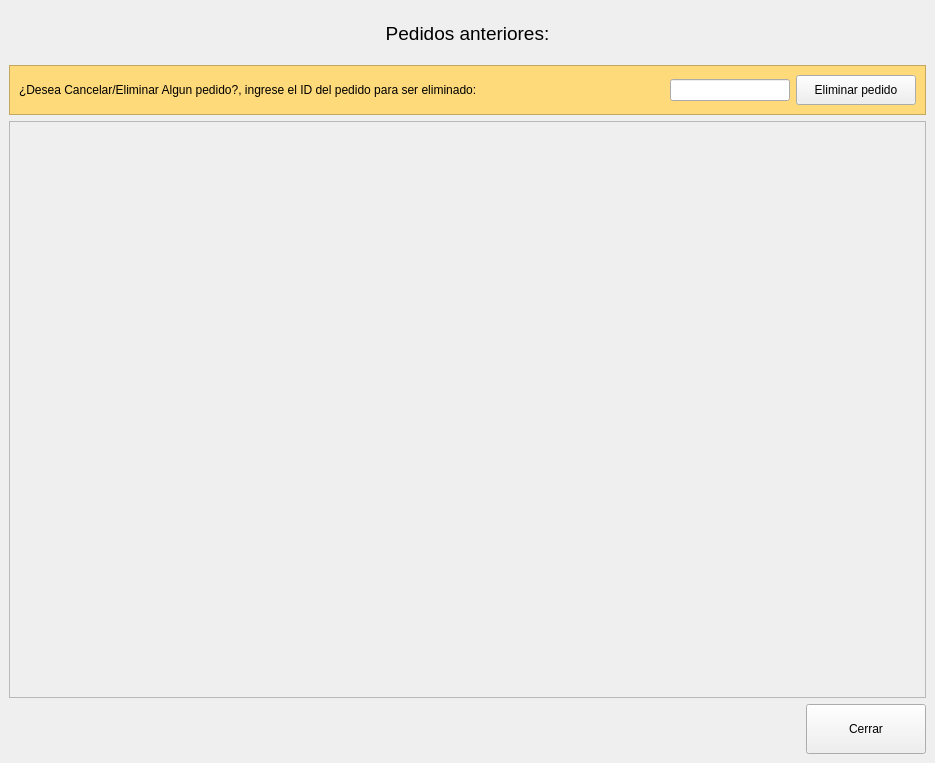
<?xml version="1.0" encoding="UTF-8"?>
<ui version="4.0">
 <class>MainWindow</class>
 <widget class="QMainWindow" name="MainWindow">
  <property name="geometry">
   <rect>
    <x>0</x>
    <y>0</y>
    <width>935</width>
    <height>763</height>
   </rect>
  </property>
  <property name="windowTitle">
   <string>MainWindow</string>
  </property>
  <widget class="QWidget" name="centralwidget">
   <layout class="QVBoxLayout" name="verticalLayout">
    <item>
     <widget class="QLabel" name="labelTitulo">
      <property name="minimumSize">
       <size>
        <width>0</width>
        <height>50</height>
       </size>
      </property>
      <property name="text">
       <string>&lt;html&gt;&lt;head/&gt;&lt;body&gt;&lt;p&gt;&lt;span style=&quot; font-size:14pt;&quot;&gt;Pedidos anteriores:&lt;/span&gt;&lt;/p&gt;&lt;/body&gt;&lt;/html&gt;</string>
      </property>
      <property name="alignment">
       <set>Qt::AlignCenter</set>
      </property>
     </widget>
    </item>
    <item>
     <widget class="QFrame" name="frame">
      <property name="minimumSize">
       <size>
        <width>0</width>
        <height>50</height>
       </size>
      </property>
      <property name="styleSheet">
       <string notr="true">QFrame{
	background-color: rgb(255, 218, 123);
}</string>
      </property>
      <property name="frameShape">
       <enum>QFrame::StyledPanel</enum>
      </property>
      <property name="frameShadow">
       <enum>QFrame::Raised</enum>
      </property>
      <layout class="QHBoxLayout" name="horizontalLayout_2">
       <item>
        <widget class="QLabel" name="label">
         <property name="text">
          <string>¿Desea Cancelar/Eliminar Algun pedido?, ingrese el ID del pedido para ser eliminado:</string>
         </property>
        </widget>
       </item>
       <item>
        <spacer name="horizontalSpacer_2">
         <property name="orientation">
          <enum>Qt::Horizontal</enum>
         </property>
         <property name="sizeHint" stdset="0">
          <size>
           <width>40</width>
           <height>20</height>
          </size>
         </property>
        </spacer>
       </item>
       <item>
        <widget class="QLineEdit" name="lineIDeliminarPedido">
         <property name="maximumSize">
          <size>
           <width>120</width>
           <height>16777215</height>
          </size>
         </property>
        </widget>
       </item>
       <item>
        <widget class="QPushButton" name="btnEliminarPedido">
         <property name="minimumSize">
          <size>
           <width>120</width>
           <height>30</height>
          </size>
         </property>
         <property name="text">
          <string>Eliminar pedido</string>
         </property>
        </widget>
       </item>
      </layout>
     </widget>
    </item>
    <item>
     <widget class="QScrollArea" name="scrollArea">
      <property name="widgetResizable">
       <bool>true</bool>
      </property>
      <widget class="QWidget" name="scrollAreaWidgetContents">
       <property name="geometry">
        <rect>
         <x>0</x>
         <y>0</y>
         <width>915</width>
         <height>573</height>
        </rect>
       </property>
       <layout class="QVBoxLayout" name="verticalLayout_4"/>
      </widget>
     </widget>
    </item>
    <item>
     <layout class="QHBoxLayout" name="horizontalLayout">
      <item>
       <spacer name="horizontalSpacer">
        <property name="orientation">
         <enum>Qt::Horizontal</enum>
        </property>
        <property name="sizeHint" stdset="0">
         <size>
          <width>528</width>
          <height>20</height>
         </size>
        </property>
       </spacer>
      </item>
      <item>
       <widget class="QPushButton" name="btnCerrar">
        <property name="minimumSize">
         <size>
          <width>120</width>
          <height>50</height>
         </size>
        </property>
        <property name="text">
         <string>Cerrar</string>
        </property>
       </widget>
      </item>
     </layout>
    </item>
   </layout>
  </widget>
 </widget>
 <resources/>
 <connections/>
</ui>
